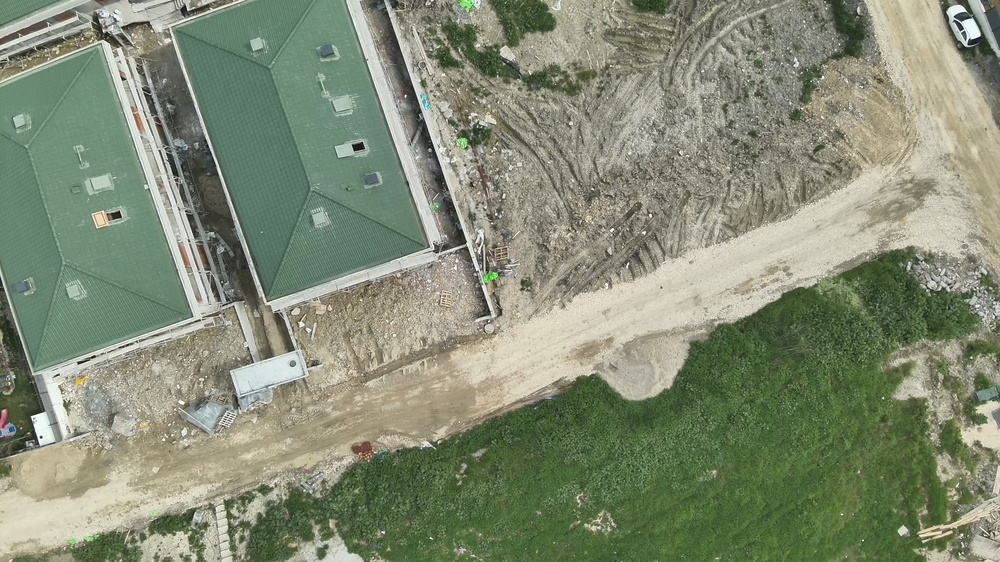
#> input picture _logs/temp_frames/frame_000008.jpg, 1000 x 562 px, shrunk from 1920 x 1080 before the run
$ python -i gorev1.py   (imports and definitions only)
#> lines starting #> are read from the running program, lines starting #| are printed output that depends on the picture
#> further down, picture is the input picture: shape (562, 1000, 3); mean B, G, R 116.5, 139.2, 130.7
import cv2
import numpy as np
import os
from ultralytics import YOLO

# =====================================================================
# YARDIMCI FONKSİYONLAR
# =====================================================================
# [28 lines left out: functions check_overlap, has_foreign_object, not called in this run]

def check_text_presence(crop_img):
    """
    Sadece UAP/UAİ'nin merkezinde harflerin oluşturduğu keskin kontrast
    çizgileri (kenar yoğunluğu) var mı diye bakar.
    """
    if crop_img.shape[0] < 15 or crop_img.shape[1] < 15:
        return False

    gray = cv2.cvtColor(crop_img, cv2.COLOR_BGR2GRAY)
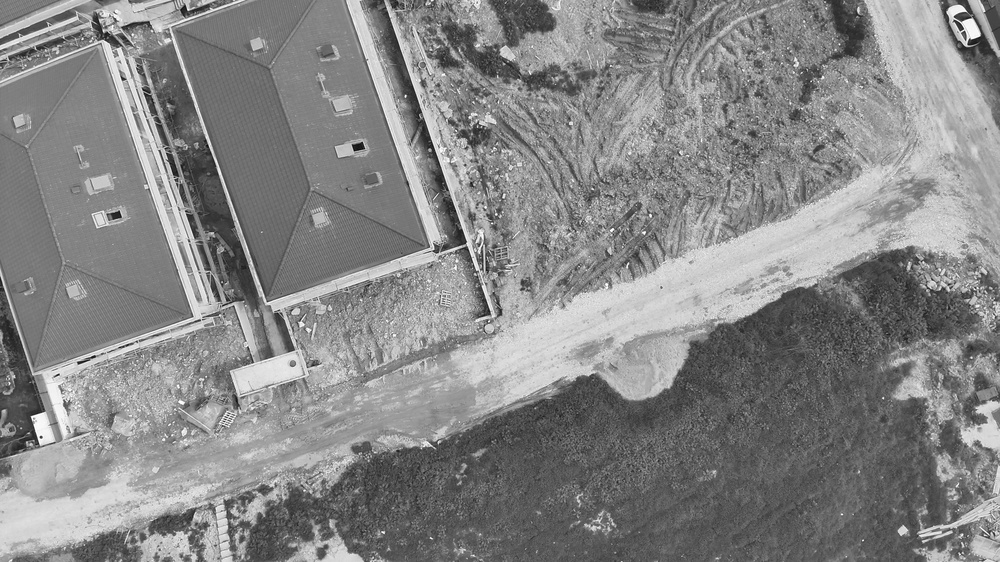
#> gray: shape (562, 1000); min 3, max 255, mean 134.1
    h, w = gray.shape
#> h = 562; w = 1000
    margin_y, margin_x = int(h * 0.20), int(w * 0.20)
#> margin_y = 112; margin_x = 200
    center_roi = gray[margin_y:h-margin_y, margin_x:w-margin_x]
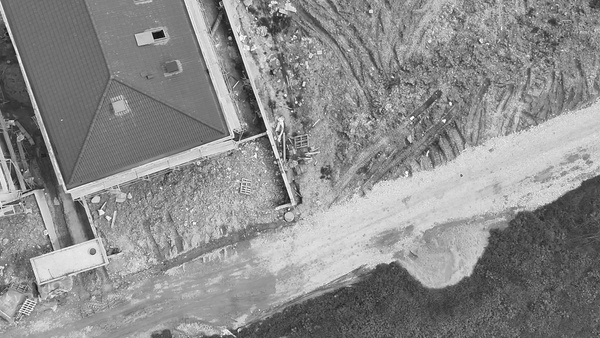
#> center_roi: shape (338, 600); min 3, max 254, mean 140

    if center_roi.size == 0:
        return False

    blurred = cv2.GaussianBlur(center_roi, (3, 3), 0)
    edges = cv2.Canny(blurred, 60, 150)
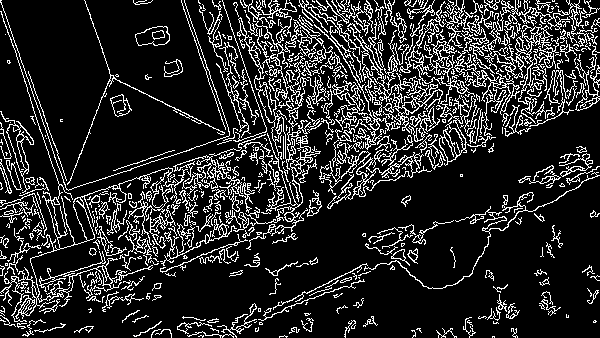
#> edges: shape (338, 600); 16.2% white in thin lines or dots
    edge_density = np.count_nonzero(edges) / float(center_roi.size)
#> edge_density = 0.162

    if edge_density > 0.015:
        return True
    return False

# =====================================================================
# GÖREV 1 ANA MOTORU (YARIŞMA İÇİN SINIF YAPISI)
# =====================================================================
class DetectionManager:
    # [204 lines left out: functions __init__, process_frame, not called in this run]

>>> import cv2
>>> picture = cv2.imread('_logs/temp_frames/frame_000008.jpg')
>>> result = check_text_presence(picture)
#> result = True
